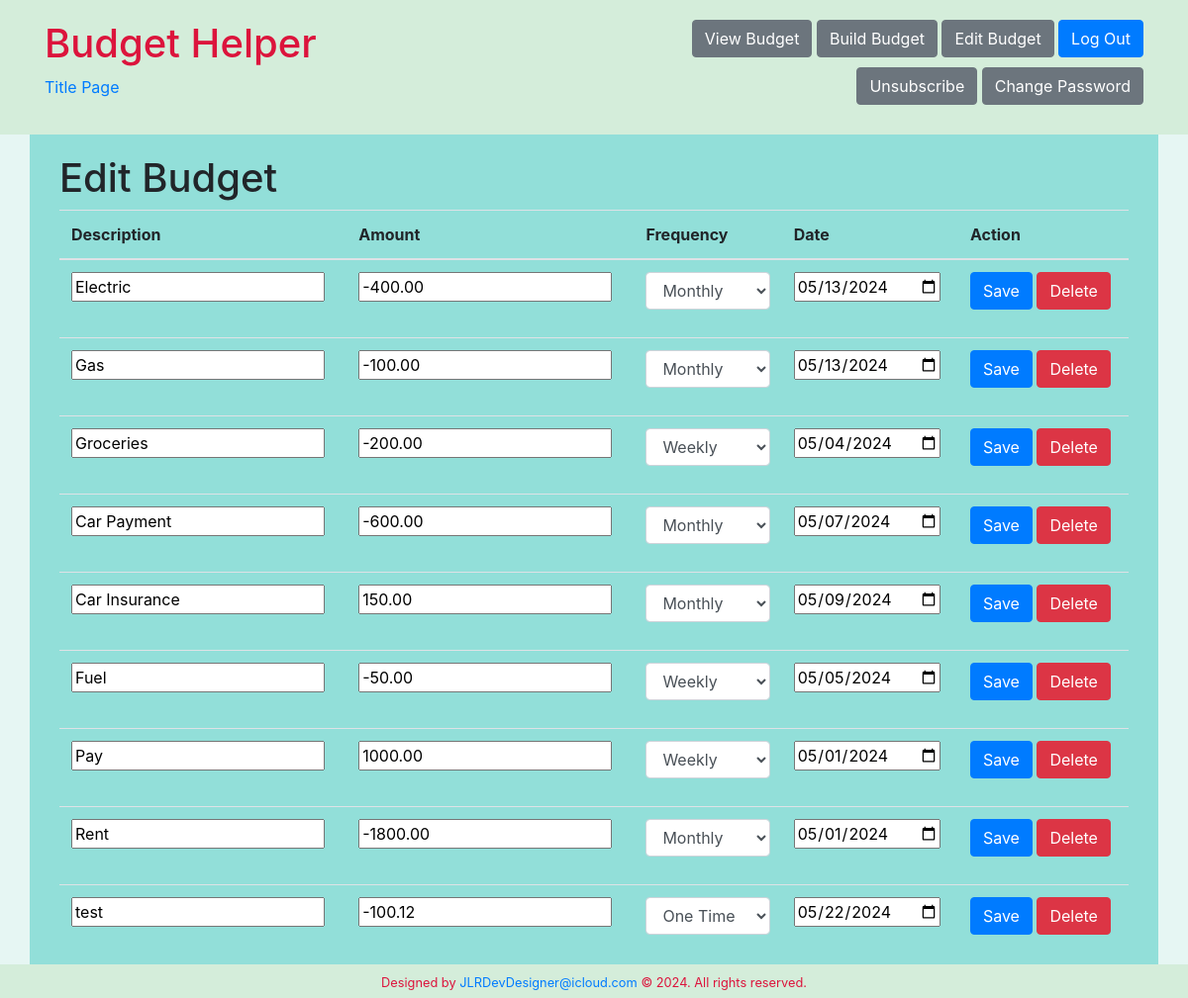
/edit (signed in), run on the app's committed database.
### tables this page shows
CREATE TABLE budget (
    id INTEGER PRIMARY KEY AUTOINCREMENT,
    user_id INTEGER NOT NULL,
    description TEXT NOT NULL,
    amount REAL NOT NULL,
    frequency TEXT NOT NULL,
    date DATE NOT NULL,
    FOREIGN KEY(user_id) REFERENCES users(id)
);

### app.py (the view)
@app.route('/edit', methods=['GET'])
def edit_budget():
    try:
        user_id = user.get_user_id(session.get('username'))
        budget_entries = budget.get_user_budget_entries(user_id)
        for i in budget_entries:
            print(i)
        return render_template('edit.html', budget_entries=budget_entries)
    except Exception as e:
        print(f"An error occurred saving edit: {e}")
        return render_template('error.html', error_message="Failed to retrieve from database")

### app.py (called while the page is built)
@app.context_processor
def inject_logged_in():
    logged_in = 'username' in session
    username = session.get('username', None)
    name = session.get('name', None)
    return {'logged_in': logged_in, 'username': username, 'name': name}

### budget.py (called while the page is built)
def get_connection():
    if not hasattr(local, 'conn'):
        local.conn = sqlite3.connect('budget.db')
    return local.conn

def close_connection():
    if hasattr(local, 'conn'):
        local.conn.close()
        del local.conn

def get_user_budget_entries(user_id):
    print(f"Pulling budget for {user_id}")
    conn = get_connection()
    cursor = conn.cursor()
    try:
        print(f'SELECT description, amount, frequency, date FROM budget WHERE user_id = {user_id};')
        cursor.execute('''
            SELECT description, amount, frequency, date, id
            FROM budget
            WHERE user_id = ?
        ''', (user_id,))
        budget_entries = cursor.fetchall()
        return budget_entries
    except Exception as e:
        print(f"An error has occured pulling from database\n {e}")
        raise 404
    finally:
        close_connection()

### user.py (called while the page is built)
def get_connection():
    if not hasattr(local, 'conn'):
        local.conn = sqlite3.connect('budget.db')
    return local.conn

def close_connection():
    if hasattr(local, 'conn'):
        local.conn.close()
        del local.conn

def get_user_id(username):
    conn = get_connection()
    cursor = conn.cursor()
    cursor.execute('SELECT id FROM users WHERE username = ?', (username,))
    result = cursor.fetchone()
    close_connection()
    if result:
        return result[0]
    return None

### templates/edit.html (shortened to what this page needs)
{% extends "layout.html" %}
{% block content %}
<div class="container">
    <h1>Edit Budget</h1>
    <form method="POST">
        <table class="table">
            <thead>
                <tr>
                    <th>Description</th>
                    <th>Amount</th>
                    <th>Frequency</th>
                    <th>Date</th>
                    <th>Action</th>
                </tr>
            </thead>
            <tbody>
                {% for entry in budget_entries %}
                    <tr>
                        <td><input type="text" name="description_{{ entry[4] }}" value="{{ entry[0] }}"></td>
                        <td><input type="text" name="amount_{{ entry[4] }}" value="{{ "%.2f" | format(entry[1]) }}"></td>
                        <td>
                            <div class="form-group">
                                <select class="form-control" name="frequency_{{ entry[4] }}" required>
                                    <option value="one_time" {% if entry[2] == 'one_time' %}selected{% endif %}>One Time</option>
                                    <option value="weekly" {% if entry[2] == 'weekly' %}selected{% endif %}>Weekly</option>
                                    <option value="monthly" {% if entry[2] == 'monthly' %}selected{% endif %}>Monthly</option>
                                </select>
                            </div>
                        </td>
                        <td><input type="date" name="date_{{ entry[4] }}" value="{{ entry[3] }}"></td>
                        <td>
                            <button type="submit" formaction="/edit/{{ entry[4] }}" class="btn btn-primary">Save</button>
                            <a href="/delete-entry/{{ entry[4] }}" class="btn btn-danger">Delete</a>
                        </td>
                    </tr>
                {% endfor %}
            </tbody>
        </table>
    </form>
</div>
{% endblock %}

### static/styles.css (style rules this page uses)
body { background-color: #e6f6f3; display: flex; flex-direction: column; min-height: 100vh; }

### data on the page
budget: description "Electric", amount "-400.00", frequency+id "Monthly", date "05/13/2024"
budget: description "Gas", amount "-100.00", frequency+id "Monthly", date "05/13/2024"
budget: description "Groceries", amount "-200.00", frequency+id "Weekly", date "05/04/2024"
budget: description "Car Payment", amount "-600.00", frequency+id "Monthly", date "05/07/2024"
budget: description "Car Insurance", amount "150.00", frequency+id "Monthly", date "05/09/2024"
budget: description "Fuel", amount "-50.00", frequency+id "Weekly", date "05/05/2024"
budget: description "Pay", amount "1000.00", frequency+id "Weekly", date "05/01/2024"
budget: description "Rent", amount "-1800.00", frequency+id "Monthly", date "05/01/2024"
budget: description "test", amount "-100.12", frequency+id "One Time", date "05/22/2024"
